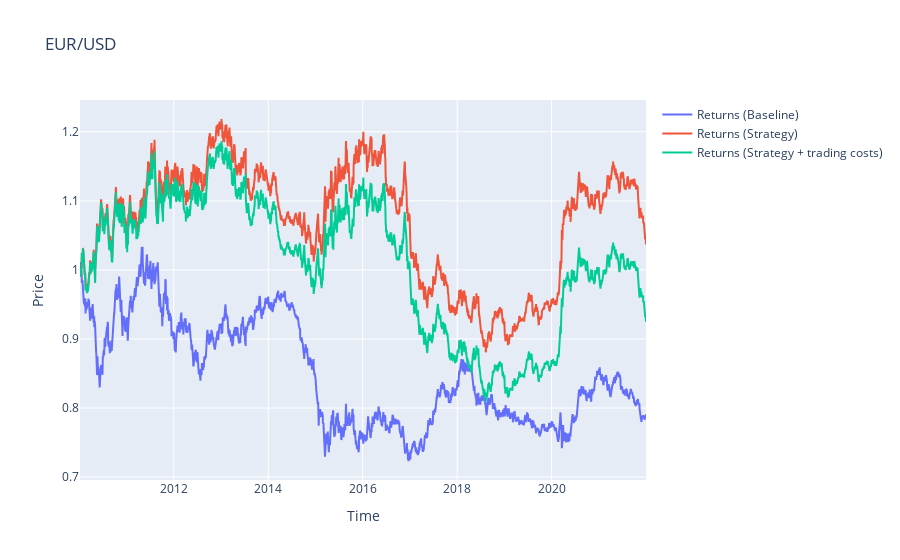

The cell this chart's notebook holds for it:
### Markdown cell above
We plot returns with and without trading costs

### Code cell
fig = go.Figure()

fig.add_trace(go.Scatter(x=data.index, y=data.creturns, name='Returns (Baseline)'))
fig.add_trace(go.Scatter(x=data.index, y=data.cstrategy, name='Returns (Strategy)'))
fig.add_trace(go.Scatter(x=data.index, y=data.cstrategy_net, name='Returns (Strategy + trading costs)'))

fig.update_layout(title='EUR/USD', xaxis_title='Time', yaxis_title='Price')

fig.show()

### Figure 1 — Plotly figure (JSON) as saved in the notebook; plotly's stock layout.template omitted (floating-point values rounded to 4 significant figures; data arrays with more than 128 entries replaced by an {"elided": "..."} marker saying what was removed)
{"data": [{"name": "Returns (Baseline)", "type": "scatter", "x": {"elided": "3123 str values"}, "y": {"elided": "3123 float values"}}, {"name": "Returns (Strategy)", "type": "scatter", "x": {"elided": "3123 str values"}, "y": {"elided": "3123 float values"}}, {"name": "Returns (Strategy + trading costs)", "type": "scatter", "x": {"elided": "3123 str values"}, "y": {"elided": "3123 float values"}}], "layout": {"title": {"text": "EUR/USD"}, "xaxis": {"title": {"text": "Time"}}, "yaxis": {"title": {"text": "Price"}}}}
